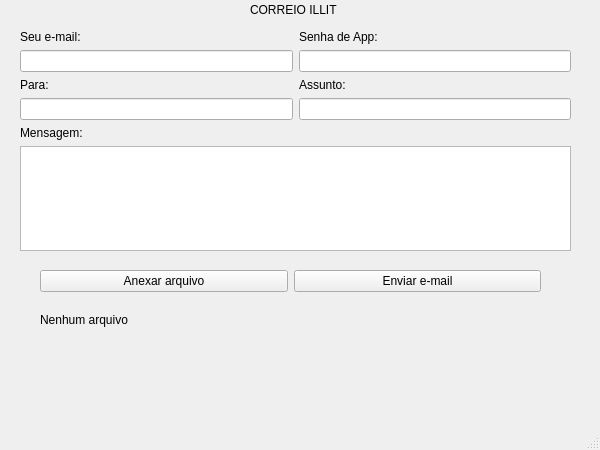
<?xml version="1.0" encoding="UTF-8"?>
<ui version="4.0">
 <class>MainWindow</class>
 <widget class="QMainWindow" name="MainWindow">
  <property name="geometry">
   <rect>
    <x>0</x>
    <y>0</y>
    <width>600</width>
    <height>450</height>
   </rect>
  </property>
  <property name="windowTitle">
   <string>Correio Illit</string>
  </property>
  <widget class="QWidget" name="centralwidget">
   <widget class="QLabel" name="label_titulo">
    <property name="geometry">
     <rect>
      <x>250</x>
      <y>0</y>
      <width>101</width>
      <height>20</height>
     </rect>
    </property>
    <property name="text">
     <string>CORREIO ILLIT</string>
    </property>
   </widget>
   <widget class="QWidget" name="">
    <property name="geometry">
     <rect>
      <x>40</x>
      <y>270</y>
      <width>501</width>
      <height>71</height>
     </rect>
    </property>
    <layout class="QVBoxLayout" name="verticalLayout_2">
     <item>
      <layout class="QHBoxLayout" name="horizontalLayout">
       <item>
        <widget class="QPushButton" name="bntAnexo">
         <property name="text">
          <string>Anexar arquivo</string>
         </property>
        </widget>
       </item>
       <item>
        <widget class="QPushButton" name="bntEnviar">
         <property name="text">
          <string>Enviar e-mail</string>
         </property>
        </widget>
       </item>
      </layout>
     </item>
     <item>
      <widget class="QLabel" name="label_anexo">
       <property name="text">
        <string>Nenhum arquivo</string>
       </property>
      </widget>
     </item>
    </layout>
   </widget>
   <widget class="QWidget" name="">
    <property name="geometry">
     <rect>
      <x>20</x>
      <y>30</y>
      <width>551</width>
      <height>221</height>
     </rect>
    </property>
    <layout class="QVBoxLayout" name="verticalLayout_3">
     <item>
      <layout class="QGridLayout" name="gridLayout">
       <item row="0" column="0">
        <widget class="QLabel" name="label_remetente">
         <property name="text">
          <string>Seu e-mail:</string>
         </property>
        </widget>
       </item>
       <item row="0" column="1">
        <widget class="QLabel" name="label_senha">
         <property name="text">
          <string>Senha de App:</string>
         </property>
        </widget>
       </item>
       <item row="1" column="0">
        <widget class="QLineEdit" name="txtRemetente"/>
       </item>
       <item row="1" column="1">
        <widget class="QLineEdit" name="txtSenha">
         <property name="echoMode">
          <enum>QLineEdit::Normal</enum>
         </property>
        </widget>
       </item>
       <item row="2" column="0">
        <widget class="QLabel" name="label_destinatario">
         <property name="text">
          <string>Para:</string>
         </property>
        </widget>
       </item>
       <item row="2" column="1">
        <widget class="QLabel" name="label_assunto">
         <property name="text">
          <string>Assunto:</string>
         </property>
        </widget>
       </item>
       <item row="3" column="0">
        <widget class="QLineEdit" name="txtDestinatario"/>
       </item>
       <item row="3" column="1">
        <widget class="QLineEdit" name="txtAssunto"/>
       </item>
      </layout>
     </item>
     <item>
      <widget class="QLabel" name="label_corpo">
       <property name="text">
        <string>Mensagem:</string>
       </property>
      </widget>
     </item>
     <item>
      <widget class="QTextEdit" name="txtCorpo"/>
     </item>
    </layout>
   </widget>
   <zorder>txtCorpo</zorder>
   <zorder>txtAssunto</zorder>
   <zorder>txtDestinatario</zorder>
   <zorder>txtSenha</zorder>
   <zorder>txtRemetente</zorder>
   <zorder>label_corpo</zorder>
   <zorder>label_senha</zorder>
   <zorder>label_destinatario</zorder>
   <zorder>label_remetente</zorder>
   <zorder>label_assunto</zorder>
   <zorder>bntEnviar</zorder>
   <zorder>label_titulo</zorder>
   <zorder>bntAnexo</zorder>
   <zorder>label_anexo</zorder>
  </widget>
  <widget class="QMenuBar" name="menubar">
   <property name="geometry">
    <rect>
     <x>0</x>
     <y>0</y>
     <width>600</width>
     <height>26</height>
    </rect>
   </property>
  </widget>
  <widget class="QStatusBar" name="statusbar"/>
 </widget>
 <resources/>
 <connections/>
</ui>
